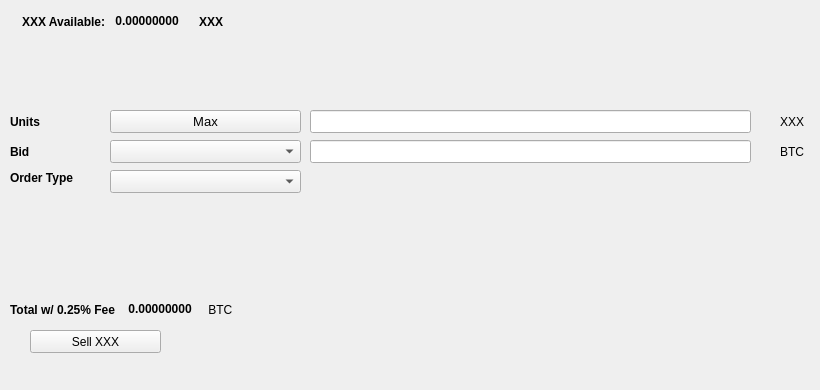
   <widget class="QWidget" name="SellTab">
    <attribute name="title">
     <string>Sell</string>
    </attribute>
    <widget class="QLabel" name="label_16">
     <property name="geometry">
      <rect>
       <x>780</x>
       <y>140</y>
       <width>31</width>
       <height>23</height>
      </rect>
     </property>
     <property name="text">
      <string>BTC</string>
     </property>
    </widget>
    <widget class="QComboBox" name="SellBidcomboBox">
     <property name="geometry">
      <rect>
       <x>110</x>
       <y>140</y>
       <width>191</width>
       <height>23</height>
      </rect>
     </property>
     <property name="font">
      <font>
       <pointsize>10</pointsize>
      </font>
     </property>
    </widget>
    <widget class="QLabel" name="label_18">
     <property name="geometry">
      <rect>
       <x>10</x>
       <y>110</y>
       <width>46</width>
       <height>23</height>
      </rect>
     </property>
     <property name="font">
      <font>
       <weight>75</weight>
       <bold>true</bold>
      </font>
     </property>
     <property name="text">
      <string>Units</string>
     </property>
    </widget>
    <widget class="QPushButton" name="Sell_Max_Amount">
     <property name="geometry">
      <rect>
       <x>110</x>
       <y>110</y>
       <width>191</width>
       <height>23</height>
      </rect>
     </property>
     <property name="font">
      <font>
       <pointsize>10</pointsize>
      </font>
     </property>
     <property name="text">
      <string>Max</string>
     </property>
    </widget>
    <widget class="QLabel" name="label_20">
     <property name="geometry">
      <rect>
       <x>10</x>
       <y>170</y>
       <width>91</width>
       <height>16</height>
      </rect>
     </property>
     <property name="font">
      <font>
       <weight>75</weight>
       <bold>true</bold>
      </font>
     </property>
     <property name="text">
      <string>Order Type</string>
     </property>
    </widget>
    <widget class="QComboBox" name="SellOrdertypeCombo">
     <property name="geometry">
      <rect>
       <x>110</x>
       <y>170</y>
       <width>191</width>
       <height>23</height>
      </rect>
     </property>
     <property name="font">
      <font>
       <pointsize>10</pointsize>
      </font>
     </property>
    </widget>
    <widget class="QLabel" name="label_21">
     <property name="geometry">
      <rect>
       <x>10</x>
       <y>140</y>
       <width>46</width>
       <height>23</height>
      </rect>
     </property>
     <property name="font">
      <font>
       <weight>75</weight>
       <bold>true</bold>
      </font>
     </property>
     <property name="text">
      <string>Bid</string>
     </property>
    </widget>
    <widget class="QLabel" name="label_22">
     <property name="geometry">
      <rect>
       <x>780</x>
       <y>110</y>
       <width>31</width>
       <height>23</height>
      </rect>
     </property>
     <property name="text">
      <string>XXX</string>
     </property>
    </widget>
    <widget class="QLineEdit" name="UnitsInputXXX">
     <property name="geometry">
      <rect>
       <x>310</x>
       <y>110</y>
       <width>441</width>
       <height>23</height>
      </rect>
     </property>
     <property name="font">
      <font>
       <pointsize>9</pointsize>
       <weight>75</weight>
       <bold>true</bold>
      </font>
     </property>
    </widget>
    <widget class="QLineEdit" name="SellBidPriceEdit">
     <property name="geometry">
      <rect>
       <x>310</x>
       <y>140</y>
       <width>441</width>
       <height>23</height>
      </rect>
     </property>
     <property name="font">
      <font>
       <pointsize>9</pointsize>
       <weight>75</weight>
       <bold>true</bold>
      </font>
     </property>
    </widget>
    <widget class="QPushButton" name="SellXXXBTN">
     <property name="geometry">
      <rect>
       <x>30</x>
       <y>330</y>
       <width>131</width>
       <height>23</height>
      </rect>
     </property>
     <property name="text">
      <string>Sell XXX</string>
     </property>
     <property name="icon">
      <iconset resource="../adultchain">
       <normaloff>:/icons/bitcoin</normaloff>:/icons/bitcoin</iconset>
     </property>
    </widget>
    <widget class="QWidget" name="layoutWidget3">
     <property name="geometry">
      <rect>
       <x>22</x>
       <y>12</y>
       <width>258</width>
       <height>19</height>
      </rect>
     </property>
     <layout class="QHBoxLayout" name="horizontalLayout">
      <item>
       <widget class="QLabel" name="label232_2">
        <property name="font">
         <font>
          <weight>75</weight>
          <bold>true</bold>
         </font>
        </property>
        <property name="text">
         <string>XXX Available:</string>
        </property>
       </widget>
      </item>
      <item>
       <widget class="QLabel" name="XXXAvailableLabel">
        <property name="palette">
         <palette>
          <active>
           <colorrole role="WindowText">
            <brush brushstyle="SolidPattern">
             <color alpha="255">
              <red>0</red>
              <green>0</green>
              <blue>0</blue>
             </color>
            </brush>
           </colorrole>
           <colorrole role="Button">
            <brush brushstyle="SolidPattern">
             <color alpha="255">
              <red>0</red>
              <green>170</green>
              <blue>0</blue>
             </color>
            </brush>
           </colorrole>
           <colorrole role="Light">
            <brush brushstyle="SolidPattern">
             <color alpha="255">
              <red>0</red>
              <green>255</green>
              <blue>0</blue>
             </color>
            </brush>
           </colorrole>
           <colorrole role="Midlight">
            <brush brushstyle="SolidPattern">
             <color alpha="255">
              <red>0</red>
              <green>212</green>
              <blue>0</blue>
             </color>
            </brush>
           </colorrole>
           <colorrole role="Dark">
            <brush brushstyle="SolidPattern">
             <color alpha="255">
              <red>0</red>
              <green>85</green>
              <blue>0</blue>
             </color>
            </brush>
           </colorrole>
           <colorrole role="Mid">
            <brush brushstyle="SolidPattern">
             <color alpha="255">
              <red>0</red>
              <green>113</green>
              <blue>0</blue>
             </color>
            </brush>
           </colorrole>
           <colorrole role="Text">
            <brush brushstyle="SolidPattern">
             <color alpha="255">
              <red>0</red>
              <green>170</green>
              <blue>0</blue>
             </color>
            </brush>
           </colorrole>
           <colorrole role="BrightText">
            <brush brushstyle="SolidPattern">
             <color alpha="255">
              <red>255</red>
              <green>255</green>
              <blue>255</blue>
             </color>
            </brush>
           </colorrole>
           <colorrole role="ButtonText">
            <brush brushstyle="SolidPattern">
             <color alpha="255">
              <red>0</red>
              <green>0</green>
              <blue>0</blue>
             </color>
            </brush>
           </colorrole>
           <colorrole role="Base">
            <brush brushstyle="SolidPattern">
             <color alpha="255">
              <red>255</red>
              <green>255</green>
              <blue>255</blue>
             </color>
            </brush>
           </colorrole>
           <colorrole role="Window">
            <brush brushstyle="SolidPattern">
             <color alpha="255">
              <red>0</red>
              <green>170</green>
              <blue>0</blue>
             </color>
            </brush>
           </colorrole>
           <colorrole role="Shadow">
            <brush brushstyle="SolidPattern">
             <color alpha="255">
              <red>0</red>
              <green>0</green>
              <blue>0</blue>
             </color>
            </brush>
           </colorrole>
           <colorrole role="AlternateBase">
            <brush brushstyle="SolidPattern">
             <color alpha="255">
              <red>127</red>
              <green>212</green>
              <blue>127</blue>
             </color>
            </brush>
           </colorrole>
           <colorrole role="ToolTipBase">
            <brush brushstyle="SolidPattern">
             <color alpha="255">
              <red>255</red>
              <green>255</green>
              <blue>220</blue>
             </color>
            </brush>
           </colorrole>
           <colorrole role="ToolTipText">
            <brush brushstyle="SolidPattern">
             <color alpha="255">
              <red>0</red>
              <green>0</green>
              <blue>0</blue>
             </color>
            </brush>
           </colorrole>
          </active>
          <inactive>
           <colorrole role="WindowText">
            <brush brushstyle="SolidPattern">
             <color alpha="255">
              <red>0</red>
              <green>0</green>
              <blue>0</blue>
             </color>
            </brush>
           </colorrole>
           <colorrole role="Button">
            <brush brushstyle="SolidPattern">
             <color alpha="255">
              <red>0</red>
              <green>170</green>
              <blue>0</blue>
             </color>
            </brush>
           </colorrole>
           <colorrole role="Light">
            <brush brushstyle="SolidPattern">
             <color alpha="255">
              <red>0</red>
              <green>255</green>
              <blue>0</blue>
             </color>
            </brush>
           </colorrole>
           <colorrole role="Midlight">
            <brush brushstyle="SolidPattern">
             <color alpha="255">
              <red>0</red>
              <green>212</green>
              <blue>0</blue>
             </color>
            </brush>
           </colorrole>
           <colorrole role="Dark">
            <brush brushstyle="SolidPattern">
             <color alpha="255">
              <red>0</red>
              <green>85</green>
              <blue>0</blue>
             </color>
            </brush>
           </colorrole>
           <colorrole role="Mid">
            <brush brushstyle="SolidPattern">
             <color alpha="255">
              <red>0</red>
              <green>113</green>
              <blue>0</blue>
             </color>
            </brush>
           </colorrole>
           <colorrole role="Text">
            <brush brushstyle="SolidPattern">
             <color alpha="255">
              <red>0</red>
              <green>170</green>
              <blue>0</blue>
             </color>
            </brush>
           </colorrole>
           <colorrole role="BrightText">
            <brush brushstyle="SolidPattern">
             <color alpha="255">
              <red>255</red>
              <green>255</green>
              <blue>255</blue>
             </color>
            </brush>
           </colorrole>
           <colorrole role="ButtonText">
            <brush brushstyle="SolidPattern">
             <color alpha="255">
              <red>0</red>
              <green>0</green>
              <blue>0</blue>
             </color>
            </brush>
           </colorrole>
           <colorrole role="Base">
            <brush brushstyle="SolidPattern">
             <color alpha="255">
              <red>255</red>
              <green>255</green>
              <blue>255</blue>
             </color>
            </brush>
           </colorrole>
           <colorrole role="Window">
            <brush brushstyle="SolidPattern">
             <color alpha="255">
              <red>0</red>
              <green>170</green>
              <blue>0</blue>
             </color>
            </brush>
           </colorrole>
           <colorrole role="Shadow">
            <brush brushstyle="SolidPattern">
             <color alpha="255">
              <red>0</red>
              <green>0</green>
              <blue>0</blue>
             </color>
            </brush>
           </colorrole>
           <colorrole role="AlternateBase">
            <brush brushstyle="SolidPattern">
             <color alpha="255">
              <red>127</red>
              <green>212</green>
              <blue>127</blue>
             </color>
            </brush>
           </colorrole>
           <colorrole role="ToolTipBase">
            <brush brushstyle="SolidPattern">
             <color alpha="255">
              <red>255</red>
              <green>255</green>
              <blue>220</blue>
             </color>
            </brush>
           </colorrole>
           <colorrole role="ToolTipText">
            <brush brushstyle="SolidPattern">
             <color alpha="255">
              <red>0</red>
              <green>0</green>
              <blue>0</blue>
             </color>
            </brush>
           </colorrole>
          </inactive>
          <disabled>
           <colorrole role="WindowText">
            <brush brushstyle="SolidPattern">
             <color alpha="255">
              <red>0</red>
              <green>85</green>
              <blue>0</blue>
             </color>
            </brush>
           </colorrole>
           <colorrole role="Button">
            <brush brushstyle="SolidPattern">
             <color alpha="255">
              <red>0</red>
              <green>170</green>
              <blue>0</blue>
             </color>
            </brush>
           </colorrole>
           <colorrole role="Light">
            <brush brushstyle="SolidPattern">
             <color alpha="255">
              <red>0</red>
              <green>255</green>
              <blue>0</blue>
             </color>
            </brush>
           </colorrole>
           <colorrole role="Midlight">
            <brush brushstyle="SolidPattern">
             <color alpha="255">
              <red>0</red>
              <green>212</green>
              <blue>0</blue>
             </color>
            </brush>
           </colorrole>
           <colorrole role="Dark">
            <brush brushstyle="SolidPattern">
             <color alpha="255">
              <red>0</red>
              <green>85</green>
              <blue>0</blue>
             </color>
            </brush>
           </colorrole>
           <colorrole role="Mid">
            <brush brushstyle="SolidPattern">
             <color alpha="255">
              <red>0</red>
              <green>113</green>
              <blue>0</blue>
             </color>
            </brush>
           </colorrole>
           <colorrole role="Text">
            <brush brushstyle="SolidPattern">
             <color alpha="255">
              <red>0</red>
              <green>85</green>
              <blue>0</blue>
             </color>
            </brush>
           </colorrole>
           <colorrole role="BrightText">
            <brush brushstyle="SolidPattern">
             <color alpha="255">
              <red>255</red>
              <green>255</green>
              <blue>255</blue>
             </color>
            </brush>
           </colorrole>
           <colorrole role="ButtonText">
            <brush brushstyle="SolidPattern">
             <color alpha="255">
              <red>0</red>
              <green>85</green>
              <blue>0</blue>
             </color>
            </brush>
           </colorrole>
           <colorrole role="Base">
            <brush brushstyle="SolidPattern">
             <color alpha="255">
              <red>0</red>
              <green>170</green>
              <blue>0</blue>
             </color>
            </brush>
           </colorrole>
           <colorrole role="Window">
            <brush brushstyle="SolidPattern">
             <color alpha="255">
              <red>0</red>
              <green>170</green>
              <blue>0</blue>
             </color>
            </brush>
           </colorrole>
           <colorrole role="Shadow">
            <brush brushstyle="SolidPattern">
             <color alpha="255">
              <red>0</red>
              <green>0</green>
              <blue>0</blue>
             </color>
            </brush>
           </colorrole>
           <colorrole role="AlternateBase">
            <brush brushstyle="SolidPattern">
             <color alpha="255">
              <red>0</red>
              <green>170</green>
              <blue>0</blue>
             </color>
            </brush>
           </colorrole>
           <colorrole role="ToolTipBase">
            <brush brushstyle="SolidPattern">
             <color alpha="255">
              <red>255</red>
              <green>255</green>
              <blue>220</blue>
             </color>
            </brush>
           </colorrole>
           <colorrole role="ToolTipText">
            <brush brushstyle="SolidPattern">
             <color alpha="255">
              <red>0</red>
              <green>0</green>
              <blue>0</blue>
             </color>
            </brush>
           </colorrole>
          </disabled>
         </palette>
        </property>
        <property name="font">
         <font>
          <weight>75</weight>
          <bold>true</bold>
         </font>
        </property>
        <property name="text">
         <string> 0.00000000 </string>
        </property>
        <property name="textInteractionFlags">
         <set>Qt::LinksAccessibleByMouse|Qt::TextSelectableByKeyboard|Qt::TextSelectableByMouse</set>
        </property>
       </widget>
      </item>
      <item>
       <widget class="QLabel" name="labelXXX">
        <property name="font">
         <font>
          <weight>75</weight>
          <bold>true</bold>
         </font>
        </property>
        <property name="text">
         <string>XXX</string>
        </property>
       </widget>
      </item>
     </layout>
    </widget>
    <widget class="QWidget" name="layoutWidget">
     <property name="geometry">
      <rect>
       <x>10</x>
       <y>300</y>
       <width>268</width>
       <height>19</height>
      </rect>
     </property>
     <layout class="QHBoxLayout" name="horizontalLayout_2">
      <item>
       <widget class="QLabel" name="label_19">
        <property name="font">
         <font>
          <weight>75</weight>
          <bold>true</bold>
         </font>
        </property>
        <property name="text">
         <string>Total w/ 0.25% Fee </string>
        </property>
       </widget>
      </item>
      <item>
       <widget class="QLabel" name="SellCostLabel">
        <property name="palette">
         <palette>
          <active>
           <colorrole role="WindowText">
            <brush brushstyle="SolidPattern">
             <color alpha="255">
              <red>0</red>
              <green>0</green>
              <blue>0</blue>
             </color>
            </brush>
           </colorrole>
           <colorrole role="Button">
            <brush brushstyle="SolidPattern">
             <color alpha="255">
              <red>0</red>
              <green>170</green>
              <blue>0</blue>
             </color>
            </brush>
           </colorrole>
           <colorrole role="Light">
            <brush brushstyle="SolidPattern">
             <color alpha="255">
              <red>0</red>
              <green>255</green>
              <blue>0</blue>
             </color>
            </brush>
           </colorrole>
           <colorrole role="Midlight">
            <brush brushstyle="SolidPattern">
             <color alpha="255">
              <red>0</red>
              <green>212</green>
              <blue>0</blue>
             </color>
            </brush>
           </colorrole>
           <colorrole role="Dark">
            <brush brushstyle="SolidPattern">
             <color alpha="255">
              <red>0</red>
              <green>85</green>
              <blue>0</blue>
             </color>
            </brush>
           </colorrole>
           <colorrole role="Mid">
            <brush brushstyle="SolidPattern">
             <color alpha="255">
              <red>0</red>
              <green>113</green>
              <blue>0</blue>
             </color>
            </brush>
           </colorrole>
           <colorrole role="Text">
            <brush brushstyle="SolidPattern">
             <color alpha="255">
              <red>0</red>
              <green>170</green>
              <blue>0</blue>
             </color>
            </brush>
           </colorrole>
           <colorrole role="BrightText">
            <brush brushstyle="SolidPattern">
             <color alpha="255">
              <red>255</red>
              <green>255</green>
              <blue>255</blue>
             </color>
            </brush>
           </colorrole>
           <colorrole role="ButtonText">
            <brush brushstyle="SolidPattern">
             <color alpha="255">
              <red>0</red>
              <green>0</green>
              <blue>0</blue>
             </color>
            </brush>
           </colorrole>
           <colorrole role="Base">
            <brush brushstyle="SolidPattern">
             <color alpha="255">
              <red>255</red>
              <green>255</green>
              <blue>255</blue>
             </color>
            </brush>
           </colorrole>
           <colorrole role="Window">
            <brush brushstyle="SolidPattern">
             <color alpha="255">
              <red>0</red>
              <green>170</green>
              <blue>0</blue>
             </color>
            </brush>
           </colorrole>
           <colorrole role="Shadow">
            <brush brushstyle="SolidPattern">
             <color alpha="255">
              <red>0</red>
              <green>0</green>
              <blue>0</blue>
             </color>
            </brush>
           </colorrole>
           <colorrole role="AlternateBase">
            <brush brushstyle="SolidPattern">
             <color alpha="255">
              <red>127</red>
              <green>212</green>
              <blue>127</blue>
             </color>
            </brush>
           </colorrole>
           <colorrole role="ToolTipBase">
            <brush brushstyle="SolidPattern">
             <color alpha="255">
              <red>255</red>
              <green>255</green>
              <blue>220</blue>
             </color>
            </brush>
           </colorrole>
           <colorrole role="ToolTipText">
            <brush brushstyle="SolidPattern">
             <color alpha="255">
              <red>0</red>
              <green>0</green>
              <blue>0</blue>
             </color>
            </brush>
           </colorrole>
          </active>
          <inactive>
           <colorrole role="WindowText">
            <brush brushstyle="SolidPattern">
             <color alpha="255">
              <red>0</red>
              <green>0</green>
              <blue>0</blue>
             </color>
            </brush>
           </colorrole>
           <colorrole role="Button">
            <brush brushstyle="SolidPattern">
             <color alpha="255">
              <red>0</red>
              <green>170</green>
              <blue>0</blue>
             </color>
            </brush>
           </colorrole>
           <colorrole role="Light">
            <brush brushstyle="SolidPattern">
             <color alpha="255">
              <red>0</red>
              <green>255</green>
              <blue>0</blue>
             </color>
            </brush>
           </colorrole>
           <colorrole role="Midlight">
            <brush brushstyle="SolidPattern">
             <color alpha="255">
              <red>0</red>
              <green>212</green>
              <blue>0</blue>
             </color>
            </brush>
           </colorrole>
           <colorrole role="Dark">
            <brush brushstyle="SolidPattern">
             <color alpha="255">
              <red>0</red>
              <green>85</green>
              <blue>0</blue>
             </color>
            </brush>
           </colorrole>
           <colorrole role="Mid">
            <brush brushstyle="SolidPattern">
             <color alpha="255">
              <red>0</red>
              <green>113</green>
              <blue>0</blue>
             </color>
            </brush>
           </colorrole>
           <colorrole role="Text">
            <brush brushstyle="SolidPattern">
             <color alpha="255">
              <red>0</red>
              <green>170</green>
              <blue>0</blue>
             </color>
            </brush>
           </colorrole>
           <colorrole role="BrightText">
            <brush brushstyle="SolidPattern">
             <color alpha="255">
              <red>255</red>
              <green>255</green>
              <blue>255</blue>
             </color>
            </brush>
           </colorrole>
           <colorrole role="ButtonText">
            <brush brushstyle="SolidPattern">
             <color alpha="255">
              <red>0</red>
              <green>0</green>
              <blue>0</blue>
             </color>
            </brush>
           </colorrole>
           <colorrole role="Base">
            <brush brushstyle="SolidPattern">
             <color alpha="255">
              <red>255</red>
              <green>255</green>
              <blue>255</blue>
             </color>
            </brush>
           </colorrole>
           <colorrole role="Window">
            <brush brushstyle="SolidPattern">
             <color alpha="255">
              <red>0</red>
              <green>170</green>
              <blue>0</blue>
             </color>
            </brush>
           </colorrole>
           <colorrole role="Shadow">
            <brush brushstyle="SolidPattern">
             <color alpha="255">
              <red>0</red>
              <green>0</green>
              <blue>0</blue>
             </color>
            </brush>
           </colorrole>
           <colorrole role="AlternateBase">
            <brush brushstyle="SolidPattern">
             <color alpha="255">
              <red>127</red>
              <green>212</green>
              <blue>127</blue>
             </color>
            </brush>
           </colorrole>
           <colorrole role="ToolTipBase">
            <brush brushstyle="SolidPattern">
             <color alpha="255">
              <red>255</red>
              <green>255</green>
              <blue>220</blue>
             </color>
            </brush>
           </colorrole>
           <colorrole role="ToolTipText">
            <brush brushstyle="SolidPattern">
             <color alpha="255">
              <red>0</red>
              <green>0</green>
              <blue>0</blue>
             </color>
            </brush>
           </colorrole>
          </inactive>
          <disabled>
           <colorrole role="WindowText">
            <brush brushstyle="SolidPattern">
             <color alpha="255">
              <red>0</red>
              <green>85</green>
              <blue>0</blue>
             </color>
            </brush>
           </colorrole>
           <colorrole role="Button">
            <brush brushstyle="SolidPattern">
             <color alpha="255">
              <red>0</red>
              <green>170</green>
              <blue>0</blue>
             </color>
            </brush>
           </colorrole>
           <colorrole role="Light">
            <brush brushstyle="SolidPattern">
             <color alpha="255">
              <red>0</red>
              <green>255</green>
              <blue>0</blue>
             </color>
            </brush>
           </colorrole>
           <colorrole role="Midlight">
            <brush brushstyle="SolidPattern">
             <color alpha="255">
              <red>0</red>
              <green>212</green>
              <blue>0</blue>
             </color>
            </brush>
           </colorrole>
           <colorrole role="Dark">
            <brush brushstyle="SolidPattern">
             <color alpha="255">
              <red>0</red>
              <green>85</green>
              <blue>0</blue>
             </color>
            </brush>
           </colorrole>
           <colorrole role="Mid">
            <brush brushstyle="SolidPattern">
             <color alpha="255">
              <red>0</red>
              <green>113</green>
              <blue>0</blue>
             </color>
            </brush>
           </colorrole>
           <colorrole role="Text">
            <brush brushstyle="SolidPattern">
             <color alpha="255">
              <red>0</red>
              <green>85</green>
              <blue>0</blue>
             </color>
            </brush>
           </colorrole>
           <colorrole role="BrightText">
            <brush brushstyle="SolidPattern">
             <color alpha="255">
              <red>255</red>
              <green>255</green>
              <blue>255</blue>
             </color>
            </brush>
           </colorrole>
           <colorrole role="ButtonText">
            <brush brushstyle="SolidPattern">
             <color alpha="255">
              <red>0</red>
              <green>85</green>
              <blue>0</blue>
             </color>
            </brush>
           </colorrole>
           <colorrole role="Base">
            <brush brushstyle="SolidPattern">
             <color alpha="255">
              <red>0</red>
              <green>170</green>
              <blue>0</blue>
             </color>
            </brush>
           </colorrole>
           <colorrole role="Window">
            <brush brushstyle="SolidPattern">
             <color alpha="255">
              <red>0</red>
              <green>170</green>
              <blue>0</blue>
             </color>
            </brush>
           </colorrole>
           <colorrole role="Shadow">
            <brush brushstyle="SolidPattern">
             <color alpha="255">
              <red>0</red>
              <green>0</green>
              <blue>0</blue>
             </color>
            </brush>
           </colorrole>
           <colorrole role="AlternateBase">
            <brush brushstyle="SolidPattern">
             <color alpha="255">
              <red>0</red>
              <green>170</green>
              <blue>0</blue>
             </color>
            </brush>
           </colorrole>
           <colorrole role="ToolTipBase">
            <brush brushstyle="SolidPattern">
             <color alpha="255">
              <red>255</red>
              <green>255</green>
              <blue>220</blue>
             </color>
            </brush>
           </colorrole>
           <colorrole role="ToolTipText">
            <brush brushstyle="SolidPattern">
             <color alpha="255">
              <red>0</red>
              <green>0</green>
              <blue>0</blue>
             </color>
            </brush>
           </colorrole>
          </disabled>
         </palette>
        </property>
        <property name="font">
         <font>
          <weight>75</weight>
          <bold>true</bold>
         </font>
        </property>
        <property name="autoFillBackground">
         <bool>false</bool>
        </property>
        <property name="text">
         <string> 0.00000000</string>
        </property>
        <property name="textInteractionFlags">
         <set>Qt::LinksAccessibleByMouse|Qt::TextSelectableByMouse</set>
        </property>
       </widget>
      </item>
      <item>
       <widget class="QLabel" name="label_17">
        <property name="font">
         <font>
          <weight>50</weight>
          <bold>false</bold>
         </font>
        </property>
        <property name="text">
         <string> BTC</string>
        </property>
       </widget>
      </item>
     </layout>
    </widget>
    <widget class="QLabel" name="label_23">
     <property name="geometry">
      <rect>
       <x>460</x>
       <y>300</y>
       <width>281</width>
       <height>81</height>
      </rect>
     </property>
     <property name="text">
      <string/>
     </property>
     <property name="pixmap">
      <pixmap>:/images/bittrex</pixmap>
     </property>
    </widget>
   </widget>
